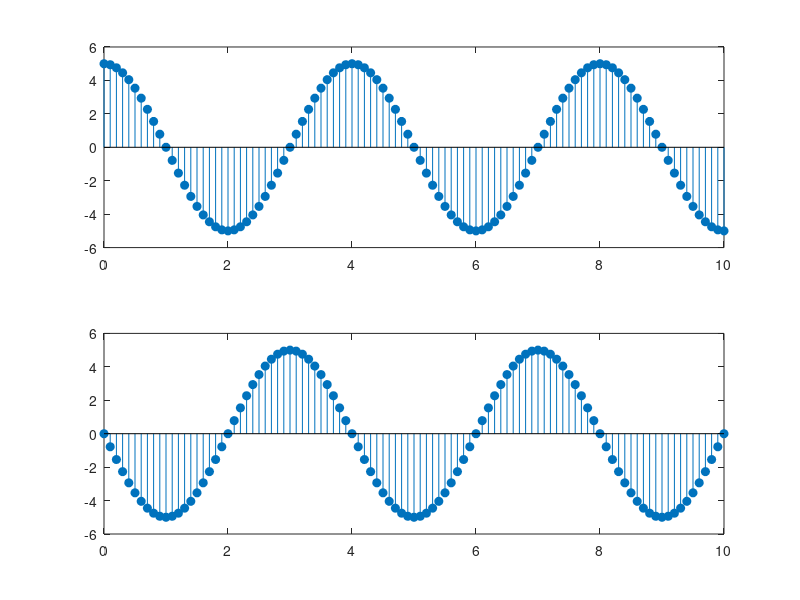

The MATLAB source for this figure:
clear
n=0:1/10:10;
k=5;
a=pi/2;
x=k*exp(a*n*i);
c=conj(x);

subplot(2,1,1);
stem(n,real(c),"filled");

subplot(2,1,2);
stem(n,imag(c),"filled")